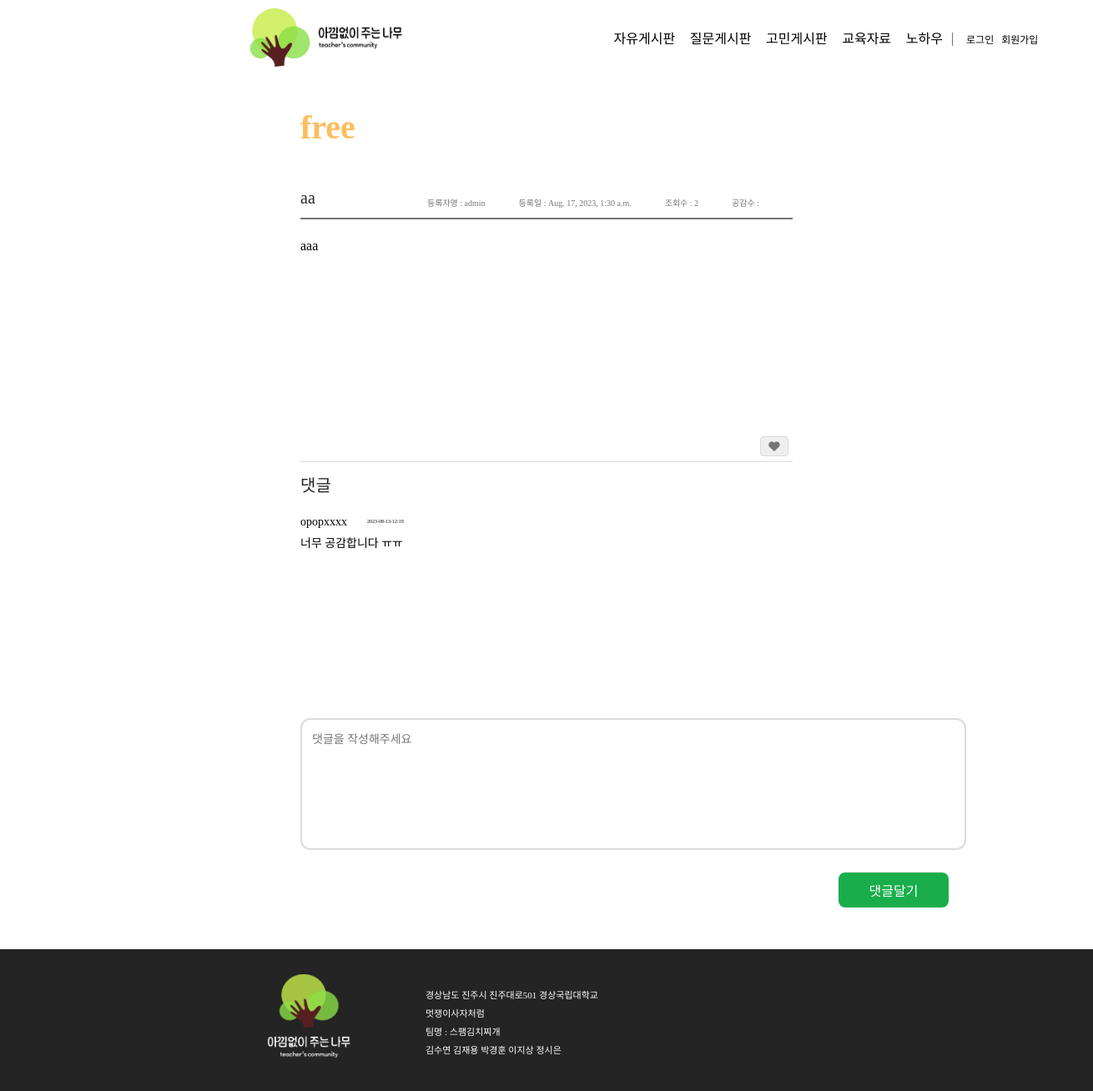
Page /detail/1 on the earlier database version.
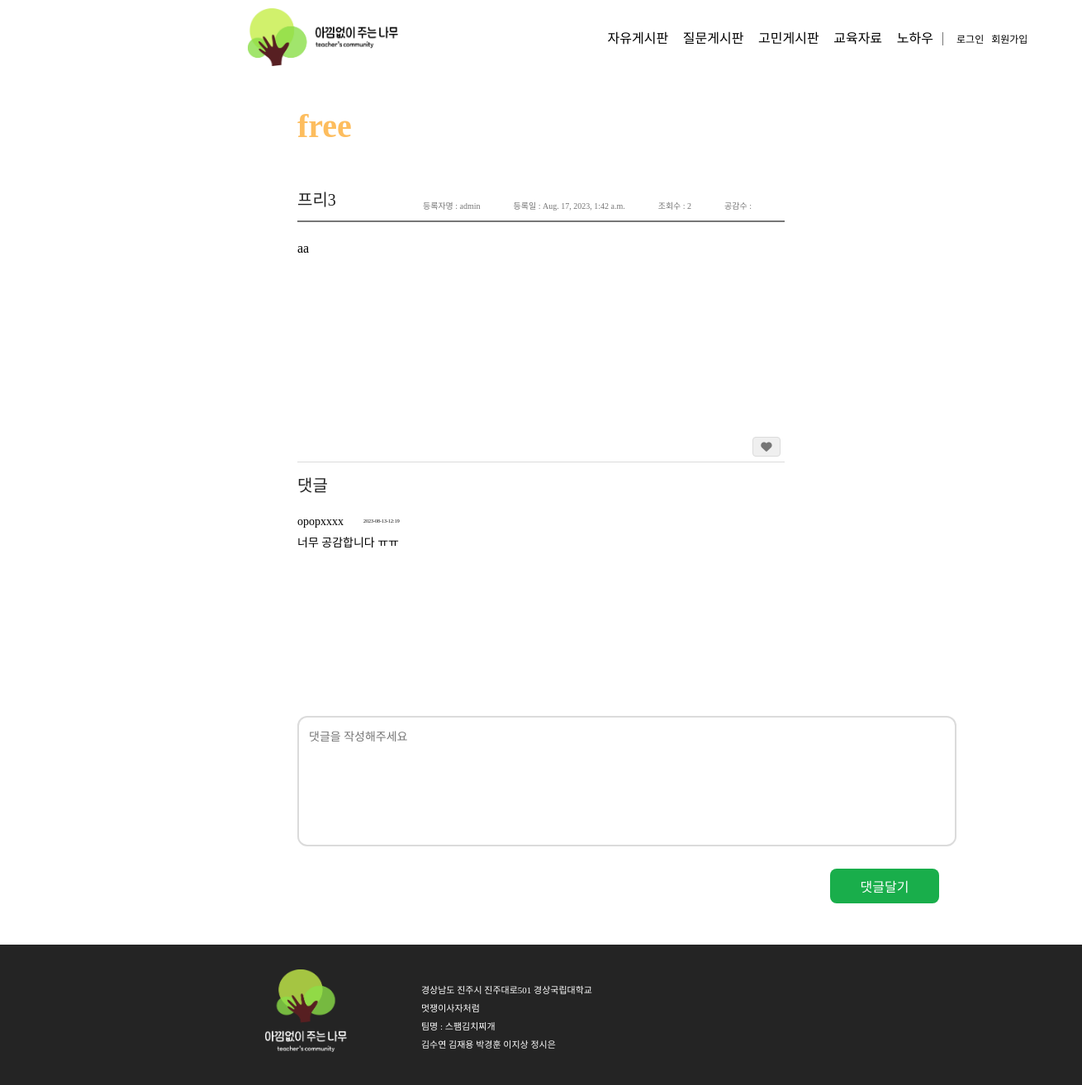
Same page on the later database version.
### teacher_community/models.py (models this page shows, shortened)
class Post(models.Model):
    author = models.ForeignKey(Teacher, related_name='post_author', on_delete=models.CASCADE)
    title = models.CharField(max_length=255)
    content = models.TextField()
    created_at = models.DateTimeField(auto_now_add=True)
    updated_at = models.DateTimeField(auto_now=True)
    views = models.PositiveIntegerField(default=0)  # 조회수 필드 추가
    category = models.CharField(max_length=10)
    file = models.FileField(upload_to='post_files/', blank=True, null=True)  # 파일 첨부 필드
    def increase_views(self):
        self.views += 1
        self.save()
    class Meta:
        ordering = ['-created_at']  # 최신 글이 먼저 오도록 정렬

class Teacher(AbstractUser):
    license = models.ImageField(upload_to='teacher_id_proofs/')
    def __str__(self):
        return self.username

### teacher_community/views.py (the view)
# urls.py: path('detail/<int:post_id>', views.detail, name='detail'),
def detail(request, post_id):
    post_detail = get_object_or_404(Post, pk=post_id)
    post_detail.increase_views()
    return render(request, 'detail.html', {'post_detail': post_detail})

### templates/detail.html (shortened to what this page needs)
{% extends 'nav_footer.html' %}
{% load static %}
{% block content %}
<!DOCTYPE html>
<html lang="ko">
<head>
    <link rel="stylesheet" href="{% static 'css/board_detail.css' %}">
</head>
<body>
    <div class="write_wrapper">
        <div class="Title">
            <h2>{{post_detail.category}}</h2>
        </div>
        <div class="Write">
            <h4>{{post_detail.title}}</h4>
            <div class="Write_1">
                <p>등록자명 : {{post_detail.author}}</p>
                <p>등록일 : {{post_detail.created_at}}</p>
                <p>조회수 : {{post_detail.views}}</p>
                <p>공감수 :</p>
            </div>
        </div>
        <form class="content_wrapper">
            <div class="content_1">
                <div class="content">
                    <p>{{post_detail.content}}</p>
                </div>
                <div class="btn_wrapper">
                    <button class="like_btn" id="like_Btn"><i class="fa-solid fa-heart"></i></button>
                </div>
            </div>
            <div class="comment">
                <h4>댓글</h4>
                <div class="comment_id">
                    <div class="comment_id2">
                        opopxxxx
                    </div>
                    <div class="comment_date">
                        2023-08-13-12:19
                    </div>
                </div>
                <div class="comment_ct">
                    너무 공감합니다 ㅠㅠ
                </div>
            </div>
        </form>
        <div class="write_form">
            <textarea class="comment_write" placeholder="댓글을 작성해주세요" cols="110" rows="10"></textarea>
        </div>
        <button class="post_btn">댓글달기</button>
    </div>
</body>
</html>
{% endblock %}

Differences in the rows shown:
changed Post "free": title "aa" → "프리3"; created_at "Aug. 17, 2023, 1:30 a.m." → "Aug. 17, 2023, 1:42 a.m."; content "aaa" → "aa"
